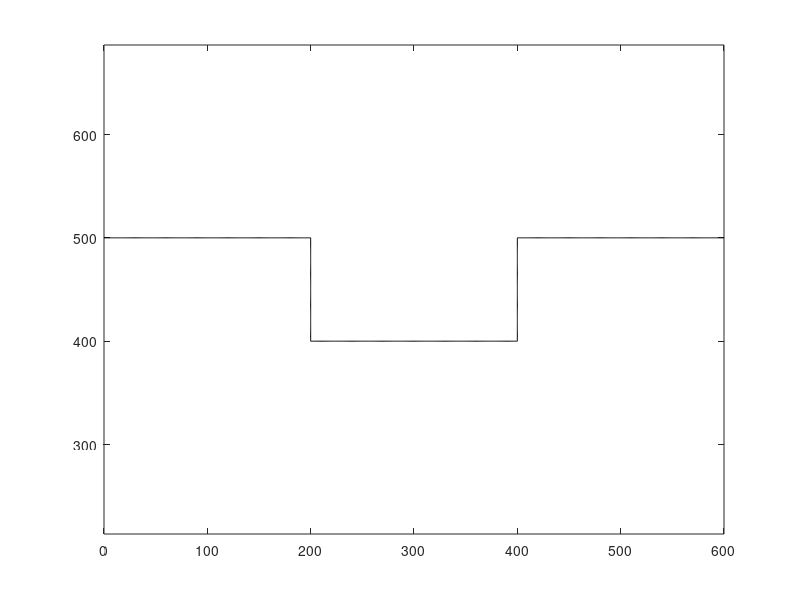

Source code (MATLAB): (Note: this script raises an error after producing the figure.)
clc;
clear all;
close all;

% p1        p2        p5            p6
% ...........         ...............
%           .         .
%           .         .
%           ...........    
%           p3        p4

flag_printf = 1;

nx = 801;

p1 = 1;
p2 = 201;
p3 = 301;
p4 = 501;
p5 = 601;
p6 = 801;

dh = 1;
origin_x = 0;
origin_z = 0;

bz = zeros(nx,3);
% NOTE: x direction tight
% so coord x incremental with x
for i=p1:p2
    bz(i,1) = origin_x + (i-1)*dh;
    bz(i,2) = origin_z;
    bz(i,3) = 0;
end
for i=p2+1:p3
    bz(i,1) = origin_x + bz(p2,1) + cos(0.5*pi*90/90)*(i-p2)*dh;
    bz(i,2) = origin_z + bz(p2,2) - sin(0.5*pi*90/90)*(i-p2)*dh;
    bz(i,3) = 0;
end
for i=p3+1:p4
    bz(i,1) = origin_x + bz(p3,1) + (i-p3)*dh;
    bz(i,2) = origin_z + bz(p3,2);
    bz(i,3) = 0;
end
for i=p4+1:p5
    bz(i,1) = origin_x + bz(p4,1) + cos(0.5*pi*90/90)*(i-p4)*dh;
    bz(i,2) = origin_z + bz(p4,2) + sin(0.5*pi*90/90)*(i-p4)*dh;
    bz(i,3) = 0;
end
for i=p5+1:p6
    bz(i,1) = origin_x + bz(p5,1) + (i-p5)*dh;
    bz(i,2) = origin_z + bz(p5,2);
    bz(i,3) = 0;
end

if flag_printf
    figure(1)   
    plot(bz(:,1),bz(:,2)+500,'k');
    axis equal;
end

filename='model3';
igesout(bz,filename);
